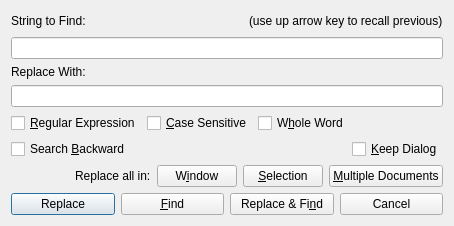
<?xml version="1.0" encoding="UTF-8"?>
<ui version="4.0">
 <class>DialogReplace</class>
 <widget class="QDialog" name="DialogReplace">
  <property name="geometry">
   <rect>
    <x>0</x>
    <y>0</y>
    <width>454</width>
    <height>226</height>
   </rect>
  </property>
  <property name="windowTitle">
   <string>Replace/Find</string>
  </property>
  <layout class="QVBoxLayout" name="verticalLayout">
   <item>
    <layout class="QHBoxLayout" name="horizontalLayout">
     <item>
      <widget class="QLabel" name="label">
       <property name="text">
        <string>String to Find:</string>
       </property>
      </widget>
     </item>
     <item>
      <spacer name="horizontalSpacer">
       <property name="orientation">
        <enum>Qt::Horizontal</enum>
       </property>
       <property name="sizeHint" stdset="0">
        <size>
         <width>40</width>
         <height>20</height>
        </size>
       </property>
      </spacer>
     </item>
     <item>
      <widget class="QLabel" name="label_2">
       <property name="text">
        <string>(use up arrow key to recall previous)</string>
       </property>
      </widget>
     </item>
    </layout>
   </item>
   <item>
    <widget class="QLineEdit" name="textFind"/>
   </item>
   <item>
    <widget class="QLabel" name="label_3">
     <property name="text">
      <string>Replace With:</string>
     </property>
    </widget>
   </item>
   <item>
    <widget class="QLineEdit" name="textReplace"/>
   </item>
   <item>
    <layout class="QHBoxLayout" name="horizontalLayout_2">
     <item>
      <widget class="QCheckBox" name="checkRegex">
       <property name="text">
        <string>&amp;Regular Expression</string>
       </property>
      </widget>
     </item>
     <item>
      <widget class="QCheckBox" name="checkCase">
       <property name="text">
        <string>&amp;Case Sensitive</string>
       </property>
      </widget>
     </item>
     <item>
      <widget class="QCheckBox" name="checkWord">
       <property name="text">
        <string>W&amp;hole Word</string>
       </property>
      </widget>
     </item>
     <item>
      <spacer name="horizontalSpacer_2">
       <property name="orientation">
        <enum>Qt::Horizontal</enum>
       </property>
       <property name="sizeHint" stdset="0">
        <size>
         <width>40</width>
         <height>20</height>
        </size>
       </property>
      </spacer>
     </item>
    </layout>
   </item>
   <item>
    <layout class="QHBoxLayout" name="horizontalLayout_3">
     <item>
      <widget class="QCheckBox" name="checkBackward">
       <property name="text">
        <string>Search &amp;Backward</string>
       </property>
      </widget>
     </item>
     <item>
      <spacer name="horizontalSpacer_3">
       <property name="orientation">
        <enum>Qt::Horizontal</enum>
       </property>
       <property name="sizeHint" stdset="0">
        <size>
         <width>40</width>
         <height>20</height>
        </size>
       </property>
      </spacer>
     </item>
     <item>
      <widget class="QCheckBox" name="checkKeep">
       <property name="text">
        <string>&amp;Keep Dialog</string>
       </property>
      </widget>
     </item>
    </layout>
   </item>
   <item>
    <layout class="QHBoxLayout" name="horizontalLayout_5">
     <item>
      <spacer name="horizontalSpacer_7">
       <property name="orientation">
        <enum>Qt::Horizontal</enum>
       </property>
       <property name="sizeHint" stdset="0">
        <size>
         <width>40</width>
         <height>20</height>
        </size>
       </property>
      </spacer>
     </item>
     <item>
      <widget class="QLabel" name="label_4">
       <property name="text">
        <string>Replace all in:</string>
       </property>
      </widget>
     </item>
     <item>
      <widget class="QPushButton" name="pushButton_5">
       <property name="text">
        <string>W&amp;indow</string>
       </property>
      </widget>
     </item>
     <item>
      <widget class="QPushButton" name="pushButton_4">
       <property name="text">
        <string>&amp;Selection</string>
       </property>
      </widget>
     </item>
     <item>
      <widget class="QPushButton" name="pushButton_3">
       <property name="text">
        <string>&amp;Multiple Documents</string>
       </property>
      </widget>
     </item>
    </layout>
   </item>
   <item>
    <layout class="QHBoxLayout" name="horizontalLayout_4">
     <item>
      <widget class="QPushButton" name="buttonReplace">
       <property name="text">
        <string>Replace</string>
       </property>
       <property name="icon">
        <iconset theme="edit-find-replace"/>
       </property>
       <property name="default">
        <bool>true</bool>
       </property>
      </widget>
     </item>
     <item>
      <widget class="QPushButton" name="buttonFind">
       <property name="text">
        <string>&amp;Find</string>
       </property>
       <property name="icon">
        <iconset theme="edit-find"/>
       </property>
      </widget>
     </item>
     <item>
      <widget class="QPushButton" name="buttonReplaceFind">
       <property name="text">
        <string>Replace &amp;&amp; Fi&amp;nd</string>
       </property>
      </widget>
     </item>
     <item>
      <widget class="QPushButton" name="buttonCancel">
       <property name="text">
        <string>Cancel</string>
       </property>
       <property name="icon">
        <iconset theme="dialog-cancel"/>
       </property>
      </widget>
     </item>
    </layout>
   </item>
   <item>
    <spacer name="verticalSpacer">
     <property name="orientation">
      <enum>Qt::Vertical</enum>
     </property>
     <property name="sizeHint" stdset="0">
      <size>
       <width>20</width>
       <height>0</height>
      </size>
     </property>
    </spacer>
   </item>
  </layout>
 </widget>
 <resources/>
 <connections/>
</ui>
